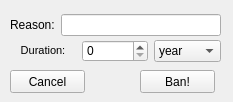
<?xml version="1.0" encoding="UTF-8"?>
<ui version="4.0">
 <class>banwindow</class>
 <widget class="QWidget" name="banwindow">
  <property name="geometry">
   <rect>
    <x>0</x>
    <y>0</y>
    <width>233</width>
    <height>102</height>
   </rect>
  </property>
  <property name="minimumSize">
   <size>
    <width>233</width>
    <height>102</height>
   </size>
  </property>
  <property name="maximumSize">
   <size>
    <width>233</width>
    <height>102</height>
   </size>
  </property>
  <property name="windowTitle">
   <string>Ban player</string>
  </property>
  <widget class="QWidget" name="horizontalLayoutWidget">
   <property name="geometry">
    <rect>
     <x>10</x>
     <y>10</y>
     <width>211</width>
     <height>30</height>
    </rect>
   </property>
   <layout class="QHBoxLayout" name="horizontalLayout">
    <item>
     <widget class="QLabel" name="label">
      <property name="text">
       <string>Reason:</string>
      </property>
     </widget>
    </item>
    <item>
     <widget class="QLineEdit" name="reason"/>
    </item>
   </layout>
  </widget>
  <widget class="QPushButton" name="ban">
   <property name="geometry">
    <rect>
     <x>140</x>
     <y>70</y>
     <width>75</width>
     <height>23</height>
    </rect>
   </property>
   <property name="text">
    <string>Ban!</string>
   </property>
  </widget>
  <widget class="QPushButton" name="cancel">
   <property name="geometry">
    <rect>
     <x>10</x>
     <y>70</y>
     <width>75</width>
     <height>23</height>
    </rect>
   </property>
   <property name="text">
    <string>Cancel</string>
   </property>
  </widget>
  <widget class="QWidget" name="horizontalLayoutWidget_2">
   <property name="geometry">
    <rect>
     <x>10</x>
     <y>40</y>
     <width>211</width>
     <height>22</height>
    </rect>
   </property>
   <layout class="QHBoxLayout" name="horizontalLayout_2">
    <item>
     <widget class="QLabel" name="label_2">
      <property name="text">
       <string>&lt;!DOCTYPE HTML PUBLIC &quot;-//W3C//DTD HTML 4.0//EN&quot; &quot;http://www.w3.org/TR/REC-html40/strict.dtd&quot;&gt;
&lt;html&gt;&lt;head&gt;&lt;meta name=&quot;qrichtext&quot; content=&quot;1&quot; /&gt;&lt;style type=&quot;text/css&quot;&gt;
p, li { white-space: pre-wrap; }
&lt;/style&gt;&lt;/head&gt;&lt;body style=&quot; font-family:'MS Shell Dlg 2'; font-size:8.25pt; font-weight:400; font-style:normal;&quot;&gt;
&lt;p align=&quot;center&quot; style=&quot; margin-top:0px; margin-bottom:0px; margin-left:0px; margin-right:0px; -qt-block-indent:0; text-indent:0px;&quot;&gt;&lt;span style=&quot; font-size:8pt;&quot;&gt;Duration:&lt;/span&gt;&lt;/p&gt;&lt;/body&gt;&lt;/html&gt;</string>
      </property>
     </widget>
    </item>
    <item>
     <widget class="QSpinBox" name="timevalue"/>
    </item>
    <item>
     <widget class="QComboBox" name="timetype">
      <property name="maximumSize">
       <size>
        <width>81</width>
        <height>22</height>
       </size>
      </property>
      <item>
       <property name="text">
        <string>year</string>
       </property>
      </item>
      <item>
       <property name="text">
        <string>month</string>
       </property>
      </item>
      <item>
       <property name="text">
        <string>week</string>
       </property>
      </item>
      <item>
       <property name="text">
        <string>day</string>
       </property>
      </item>
      <item>
       <property name="text">
        <string>hour</string>
       </property>
      </item>
      <item>
       <property name="text">
        <string>minute</string>
       </property>
      </item>
     </widget>
    </item>
   </layout>
  </widget>
 </widget>
 <resources/>
 <connections/>
</ui>
